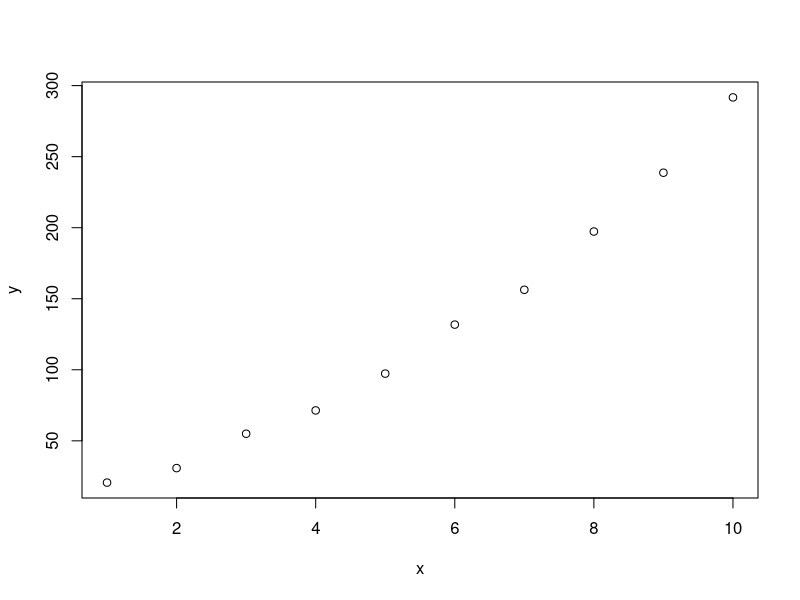
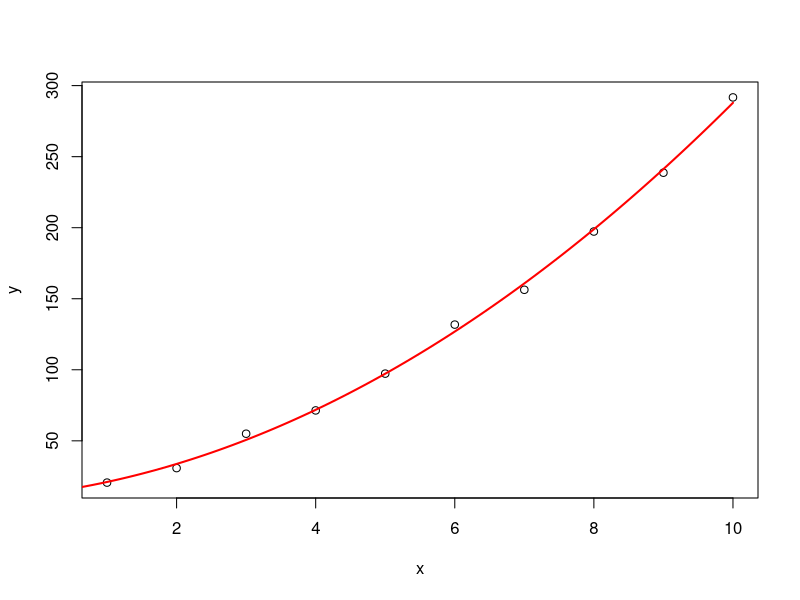
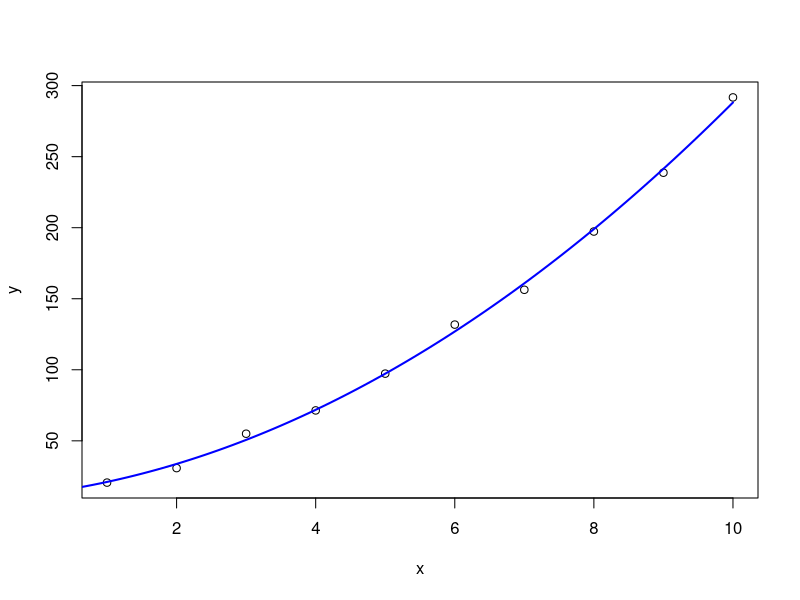

Recreate these plots in R, in order.
## ---- chunk 1
#| label: fig-9_10
#| fig-cap: ""
#| warning: false
#| 

x <- c(1, 2, 3, 4, 5, 6, 7, 8, 9, 10)
y <- c(20.6, 30.8, 55.0, 71.4, 97.3, 131.8, 156.3, 197.3, 238.7, 291.7)
plot(x, y)
## ---- chunk 2
#| label: fig-9_11
#| fig-cap: ""
#| warning: false
#| 

x <- c(1, 2, 3, 4, 5, 6, 7, 8, 9, 10)
y <- c(20.6, 30.8, 55.0, 71.4, 97.3, 131.8, 156.3, 197.3, 238.7, 291.7)
plot(x, y)

beta0 <- 12.59
beta1 <- 6.33
beta2 <- 2.12
curve(beta0 + beta1 * x + beta2 * x^2, from=0, to=10, col="red", lwd=2, add=TRUE)
## ---- chunk 3
#| code-fold: false

x <- c(1, 2, 3, 4, 5, 6, 7, 8, 9, 10)
y <- c(20.6, 30.8, 55.0, 71.4, 97.3, 131.8, 156.3, 197.3, 238.7, 291.7)
model <- lm(y ~ x + I(x^2))

summary(model)

plot(x, y)
curve(12.6433 + 6.2971 * x + 2.1250 * x^2, from=0, to=10, col="blue", lwd=2, add=TRUE)
